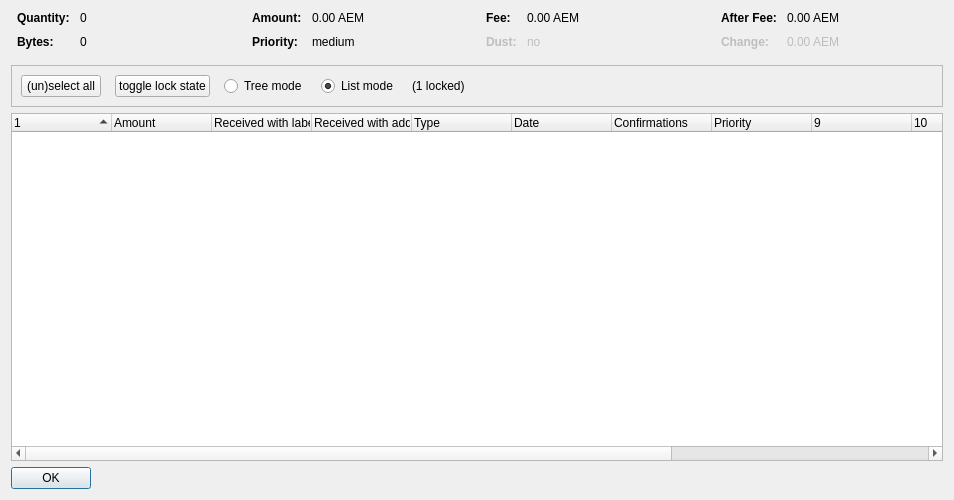
<?xml version="1.0" encoding="UTF-8"?>
<ui version="4.0">
 <class>CoinControlDialog</class>
 <widget class="QDialog" name="CoinControlDialog">
  <property name="geometry">
   <rect>
    <x>0</x>
    <y>0</y>
    <width>954</width>
    <height>500</height>
   </rect>
  </property>
  <property name="windowTitle">
   <string>Coin Selection</string>
  </property>
  <layout class="QVBoxLayout" name="verticalLayout">
   <item>
    <layout class="QHBoxLayout" name="horizontalLayoutTop" stretch="0,0,0,0">
     <property name="topMargin">
      <number>0</number>
     </property>
     <property name="bottomMargin">
      <number>10</number>
     </property>
     <item>
      <layout class="QFormLayout" name="formLayoutCoinControl1">
       <property name="horizontalSpacing">
        <number>10</number>
       </property>
       <property name="verticalSpacing">
        <number>10</number>
       </property>
       <property name="leftMargin">
        <number>6</number>
       </property>
       <property name="rightMargin">
        <number>6</number>
       </property>
       <item row="0" column="0">
        <widget class="QLabel" name="labelCoinControlQuantityText">
         <property name="font">
          <font>
           <weight>75</weight>
           <bold>true</bold>
          </font>
         </property>
         <property name="text">
          <string>Quantity:</string>
         </property>
        </widget>
       </item>
       <item row="0" column="1">
        <widget class="QLabel" name="labelCoinControlQuantity">
         <property name="cursor">
          <cursorShape>IBeamCursor</cursorShape>
         </property>
         <property name="contextMenuPolicy">
          <enum>Qt::ActionsContextMenu</enum>
         </property>
         <property name="text">
          <string notr="true">0</string>
         </property>
         <property name="textInteractionFlags">
          <set>Qt::LinksAccessibleByMouse|Qt::TextSelectableByKeyboard|Qt::TextSelectableByMouse</set>
         </property>
        </widget>
       </item>
       <item row="1" column="0">
        <widget class="QLabel" name="labelCoinControlBytesText">
         <property name="font">
          <font>
           <weight>75</weight>
           <bold>true</bold>
          </font>
         </property>
         <property name="text">
          <string>Bytes:</string>
         </property>
        </widget>
       </item>
       <item row="1" column="1">
        <widget class="QLabel" name="labelCoinControlBytes">
         <property name="cursor">
          <cursorShape>IBeamCursor</cursorShape>
         </property>
         <property name="contextMenuPolicy">
          <enum>Qt::ActionsContextMenu</enum>
         </property>
         <property name="text">
          <string notr="true">0</string>
         </property>
         <property name="textInteractionFlags">
          <set>Qt::LinksAccessibleByMouse|Qt::TextSelectableByKeyboard|Qt::TextSelectableByMouse</set>
         </property>
        </widget>
       </item>
      </layout>
     </item>
     <item>
      <layout class="QFormLayout" name="formLayoutCoinControl2">
       <property name="horizontalSpacing">
        <number>10</number>
       </property>
       <property name="verticalSpacing">
        <number>10</number>
       </property>
       <property name="leftMargin">
        <number>6</number>
       </property>
       <property name="rightMargin">
        <number>6</number>
       </property>
       <item row="0" column="0">
        <widget class="QLabel" name="labelCoinControlAmountText">
         <property name="font">
          <font>
           <weight>75</weight>
           <bold>true</bold>
          </font>
         </property>
         <property name="text">
          <string>Amount:</string>
         </property>
        </widget>
       </item>
       <item row="0" column="1">
        <widget class="QLabel" name="labelCoinControlAmount">
         <property name="cursor">
          <cursorShape>IBeamCursor</cursorShape>
         </property>
         <property name="contextMenuPolicy">
          <enum>Qt::ActionsContextMenu</enum>
         </property>
         <property name="text">
          <string notr="true">0.00 AEM</string>
         </property>
         <property name="textInteractionFlags">
          <set>Qt::LinksAccessibleByMouse|Qt::TextSelectableByKeyboard|Qt::TextSelectableByMouse</set>
         </property>
        </widget>
       </item>
       <item row="1" column="0">
        <widget class="QLabel" name="labelCoinControlPriorityText">
         <property name="font">
          <font>
           <weight>75</weight>
           <bold>true</bold>
          </font>
         </property>
         <property name="text">
          <string>Priority:</string>
         </property>
        </widget>
       </item>
       <item row="1" column="1">
        <widget class="QLabel" name="labelCoinControlPriority">
         <property name="cursor">
          <cursorShape>IBeamCursor</cursorShape>
         </property>
         <property name="contextMenuPolicy">
          <enum>Qt::ActionsContextMenu</enum>
         </property>
         <property name="text">
          <string>medium</string>
         </property>
         <property name="textInteractionFlags">
          <set>Qt::LinksAccessibleByMouse|Qt::TextSelectableByKeyboard|Qt::TextSelectableByMouse</set>
         </property>
        </widget>
       </item>
      </layout>
     </item>
     <item>
      <layout class="QFormLayout" name="formLayoutCoinControl3">
       <property name="horizontalSpacing">
        <number>10</number>
       </property>
       <property name="verticalSpacing">
        <number>10</number>
       </property>
       <property name="leftMargin">
        <number>6</number>
       </property>
       <property name="rightMargin">
        <number>6</number>
       </property>
       <item row="0" column="0">
        <widget class="QLabel" name="labelCoinControlFeeText">
         <property name="font">
          <font>
           <weight>75</weight>
           <bold>true</bold>
          </font>
         </property>
         <property name="text">
          <string>Fee:</string>
         </property>
        </widget>
       </item>
       <item row="0" column="1">
        <widget class="QLabel" name="labelCoinControlFee">
         <property name="cursor">
          <cursorShape>IBeamCursor</cursorShape>
         </property>
         <property name="contextMenuPolicy">
          <enum>Qt::ActionsContextMenu</enum>
         </property>
         <property name="text">
          <string notr="true">0.00 AEM</string>
         </property>
         <property name="textInteractionFlags">
          <set>Qt::LinksAccessibleByMouse|Qt::TextSelectableByKeyboard|Qt::TextSelectableByMouse</set>
         </property>
        </widget>
       </item>
       <item row="1" column="0">
        <widget class="QLabel" name="labelCoinControlLowOutputText">
         <property name="enabled">
          <bool>false</bool>
         </property>
         <property name="font">
          <font>
           <weight>75</weight>
           <bold>true</bold>
          </font>
         </property>
         <property name="text">
          <string>Dust:</string>
         </property>
        </widget>
       </item>
       <item row="1" column="1">
        <widget class="QLabel" name="labelCoinControlLowOutput">
         <property name="enabled">
          <bool>false</bool>
         </property>
         <property name="cursor">
          <cursorShape>IBeamCursor</cursorShape>
         </property>
         <property name="contextMenuPolicy">
          <enum>Qt::ActionsContextMenu</enum>
         </property>
         <property name="text">
          <string>no</string>
         </property>
         <property name="textInteractionFlags">
          <set>Qt::LinksAccessibleByMouse|Qt::TextSelectableByKeyboard|Qt::TextSelectableByMouse</set>
         </property>
        </widget>
       </item>
      </layout>
     </item>
     <item>
      <layout class="QFormLayout" name="formLayoutCoinControl4">
       <property name="horizontalSpacing">
        <number>10</number>
       </property>
       <property name="verticalSpacing">
        <number>10</number>
       </property>
       <property name="leftMargin">
        <number>6</number>
       </property>
       <property name="rightMargin">
        <number>6</number>
       </property>
       <item row="0" column="0">
        <widget class="QLabel" name="labelCoinControlAfterFeeText">
         <property name="font">
          <font>
           <weight>75</weight>
           <bold>true</bold>
          </font>
         </property>
         <property name="text">
          <string>After Fee:</string>
         </property>
        </widget>
       </item>
       <item row="0" column="1">
        <widget class="QLabel" name="labelCoinControlAfterFee">
         <property name="cursor">
          <cursorShape>IBeamCursor</cursorShape>
         </property>
         <property name="contextMenuPolicy">
          <enum>Qt::ActionsContextMenu</enum>
         </property>
         <property name="text">
          <string notr="true">0.00 AEM</string>
         </property>
         <property name="textInteractionFlags">
          <set>Qt::LinksAccessibleByMouse|Qt::TextSelectableByKeyboard|Qt::TextSelectableByMouse</set>
         </property>
        </widget>
       </item>
       <item row="1" column="0">
        <widget class="QLabel" name="labelCoinControlChangeText">
         <property name="enabled">
          <bool>false</bool>
         </property>
         <property name="font">
          <font>
           <weight>75</weight>
           <bold>true</bold>
          </font>
         </property>
         <property name="text">
          <string>Change:</string>
         </property>
        </widget>
       </item>
       <item row="1" column="1">
        <widget class="QLabel" name="labelCoinControlChange">
         <property name="enabled">
          <bool>false</bool>
         </property>
         <property name="cursor">
          <cursorShape>IBeamCursor</cursorShape>
         </property>
         <property name="contextMenuPolicy">
          <enum>Qt::ActionsContextMenu</enum>
         </property>
         <property name="text">
          <string notr="true">0.00 AEM</string>
         </property>
         <property name="textInteractionFlags">
          <set>Qt::LinksAccessibleByMouse|Qt::TextSelectableByKeyboard|Qt::TextSelectableByMouse</set>
         </property>
        </widget>
       </item>
      </layout>
     </item>
    </layout>
   </item>
   <item>
    <widget class="QFrame" name="frame">
     <property name="minimumSize">
      <size>
       <width>0</width>
       <height>40</height>
      </size>
     </property>
     <property name="frameShape">
      <enum>QFrame::StyledPanel</enum>
     </property>
     <property name="frameShadow">
      <enum>QFrame::Sunken</enum>
     </property>
     <layout class="QHBoxLayout" name="horizontalLayout">
      <item>
       <layout class="QHBoxLayout" name="horizontalLayoutPanel" stretch="0,0,0,0,0,0">
        <property name="spacing">
         <number>14</number>
        </property>
        <item>
         <widget class="QPushButton" name="pushButtonSelectAll">
          <property name="sizePolicy">
           <sizepolicy hsizetype="Maximum" vsizetype="Fixed">
            <horstretch>0</horstretch>
            <verstretch>0</verstretch>
           </sizepolicy>
          </property>
          <property name="text">
           <string>(un)select all</string>
          </property>
          <property name="autoDefault">
           <bool>false</bool>
          </property>
         </widget>
        </item>
        <item>
         <widget class="QPushButton" name="pushButtonToggleLock">
          <property name="sizePolicy">
           <sizepolicy hsizetype="Maximum" vsizetype="Fixed">
            <horstretch>0</horstretch>
            <verstretch>0</verstretch>
           </sizepolicy>
          </property>
          <property name="text">
           <string>toggle lock state</string>
          </property>
          <property name="autoDefault">
           <bool>false</bool>
          </property>
         </widget>
        </item>
        <item>
         <widget class="QRadioButton" name="radioTreeMode">
          <property name="sizePolicy">
           <sizepolicy hsizetype="Maximum" vsizetype="Fixed">
            <horstretch>0</horstretch>
            <verstretch>0</verstretch>
           </sizepolicy>
          </property>
          <property name="text">
           <string>Tree mode</string>
          </property>
         </widget>
        </item>
        <item>
         <widget class="QRadioButton" name="radioListMode">
          <property name="sizePolicy">
           <sizepolicy hsizetype="Maximum" vsizetype="Fixed">
            <horstretch>0</horstretch>
            <verstretch>0</verstretch>
           </sizepolicy>
          </property>
          <property name="text">
           <string>List mode</string>
          </property>
          <property name="checked">
           <bool>true</bool>
          </property>
         </widget>
        </item>
        <item>
         <widget class="QLabel" name="labelLocked">
          <property name="text">
           <string>(1 locked)</string>
          </property>
         </widget>
        </item>
        <item>
         <spacer name="horizontalSpacer">
          <property name="orientation">
           <enum>Qt::Horizontal</enum>
          </property>
          <property name="sizeHint" stdset="0">
           <size>
            <width>40</width>
            <height>20</height>
           </size>
          </property>
         </spacer>
        </item>
       </layout>
      </item>
     </layout>
    </widget>
   </item>
   <item>
    <widget class="CoinControlTreeWidget" name="treeWidget">
     <property name="contextMenuPolicy">
      <enum>Qt::CustomContextMenu</enum>
     </property>
     <property name="sortingEnabled">
      <bool>false</bool>
     </property>
     <property name="columnCount">
      <number>13</number>
     </property>
     <attribute name="headerShowSortIndicator" stdset="0">
      <bool>true</bool>
     </attribute>
     <attribute name="headerStretchLastSection">
      <bool>false</bool>
     </attribute>
     <column>
      <property name="text">
       <string/>
      </property>
     </column>
     <column>
      <property name="text">
       <string>Amount</string>
      </property>
     </column>
     <column>
      <property name="text">
       <string>Received with label</string>
      </property>
     </column>
     <column>
      <property name="text">
       <string>Received with address</string>
      </property>
     </column>
     <column>
      <property name="text">
	<string>Type</string>
      </property>
     </column>
     <column>
      <property name="text">	 
       <string>Date</string>
      </property>
     </column>
     <column>
      <property name="text">
       <string>Confirmations</string>
      </property>
      <property name="toolTip">
       <string>Confirmed</string>
      </property>
     </column>
     <column>
      <property name="text">
       <string>Priority</string>
      </property>
     </column>
     <column>
      <property name="text">
       <string/>
      </property>
     </column>
     <column>
      <property name="text">
       <string/>
      </property>
     </column>
     <column>
      <property name="text">
       <string/>
      </property>
     </column>
     <column>
      <property name="text">
       <string/>
      </property>
     </column>
     <column>
      <property name="text">
       <string/>
      </property>
     </column>
    </widget>
   </item>
   <item>
    <widget class="QDialogButtonBox" name="buttonBox">
     <property name="sizePolicy">
      <sizepolicy hsizetype="Maximum" vsizetype="Fixed">
       <horstretch>0</horstretch>
       <verstretch>0</verstretch>
      </sizepolicy>
     </property>
     <property name="orientation">
      <enum>Qt::Horizontal</enum>
     </property>
     <property name="standardButtons">
      <set>QDialogButtonBox::Ok</set>
     </property>
    </widget>
   </item>
  </layout>
 </widget>
 <customwidgets>
  <customwidget>
   <class>CoinControlTreeWidget</class>
   <extends>QTreeWidget</extends>
   <header>coincontroltreewidget.h</header>
  </customwidget>
 </customwidgets>
 <resources/>
 <connections/>
</ui>
